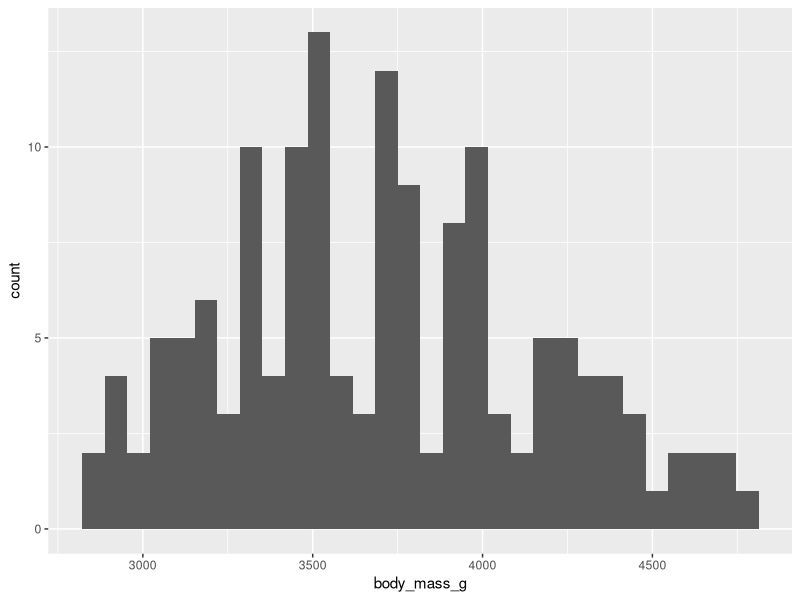
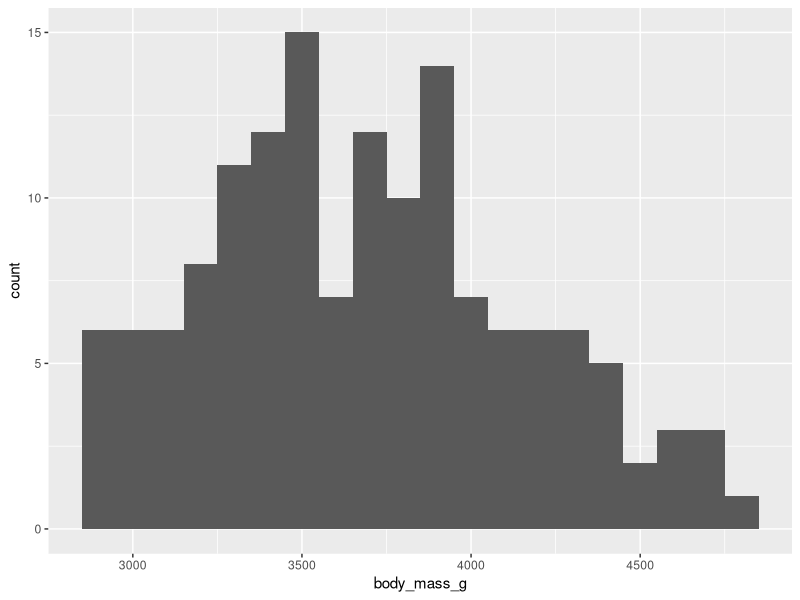
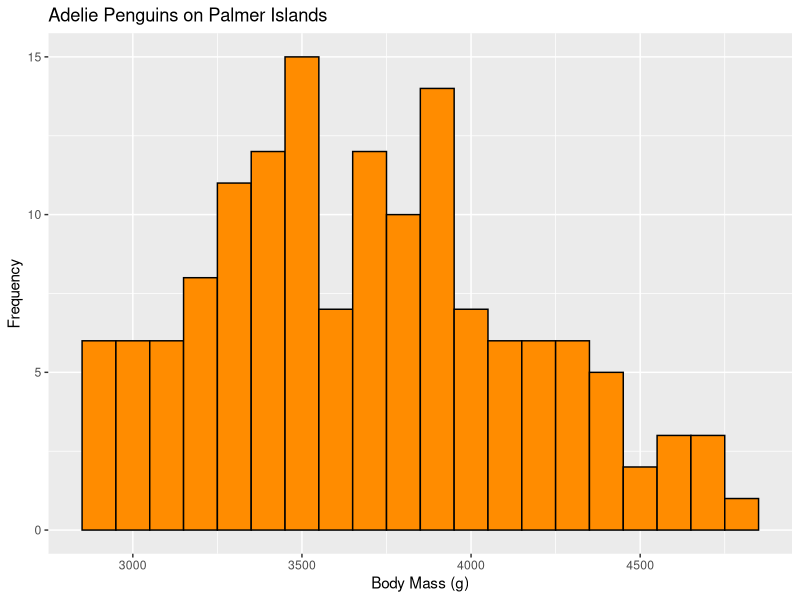
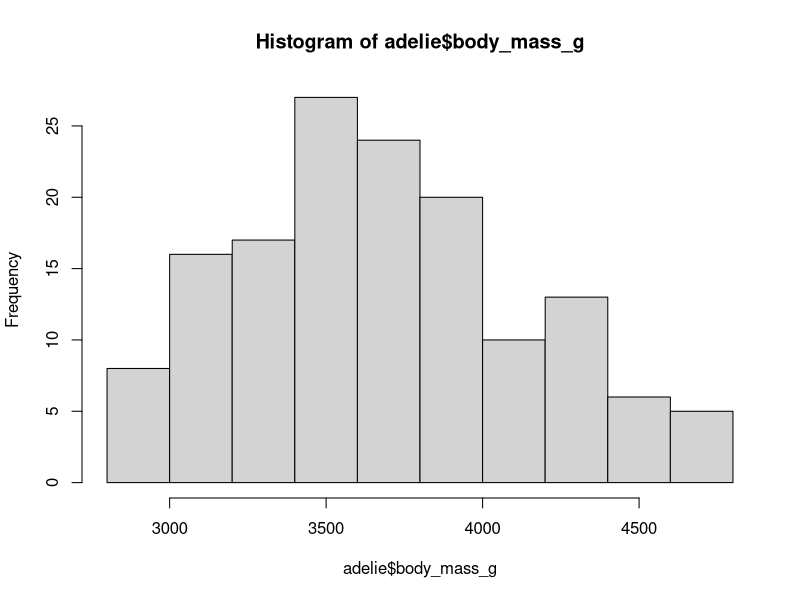
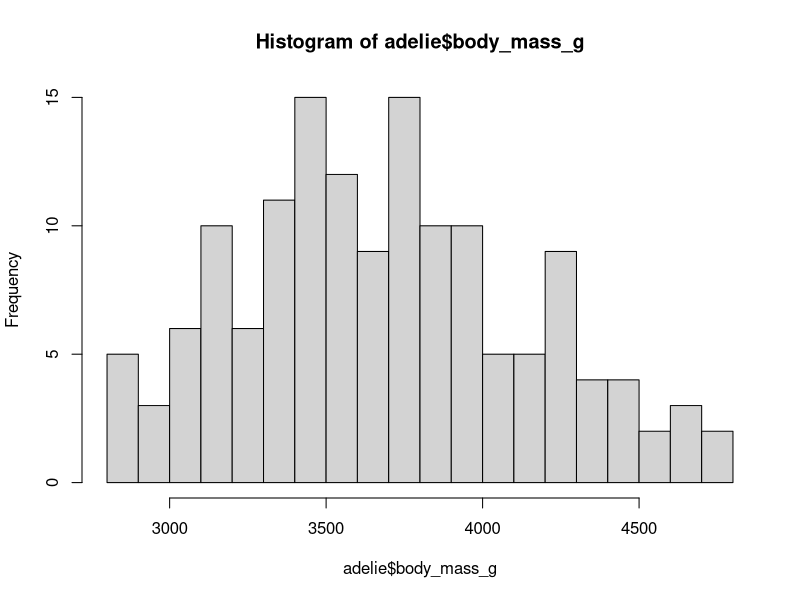
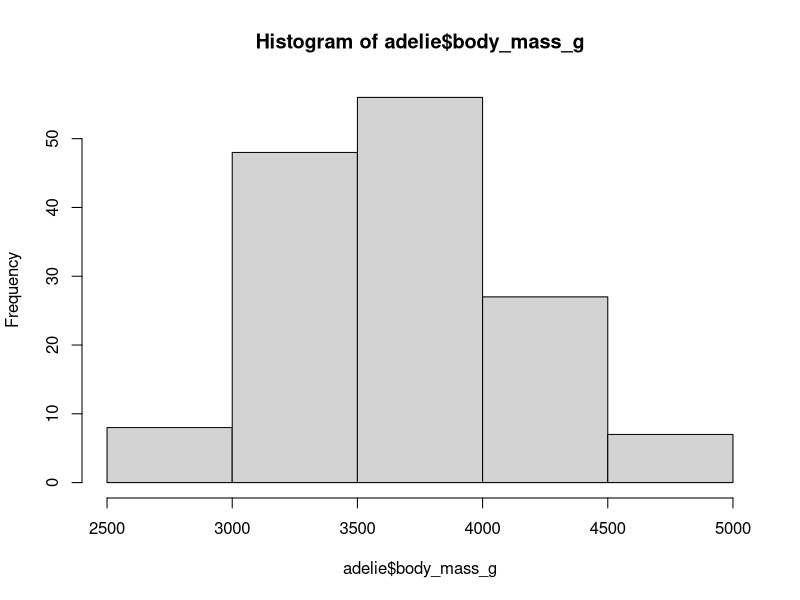
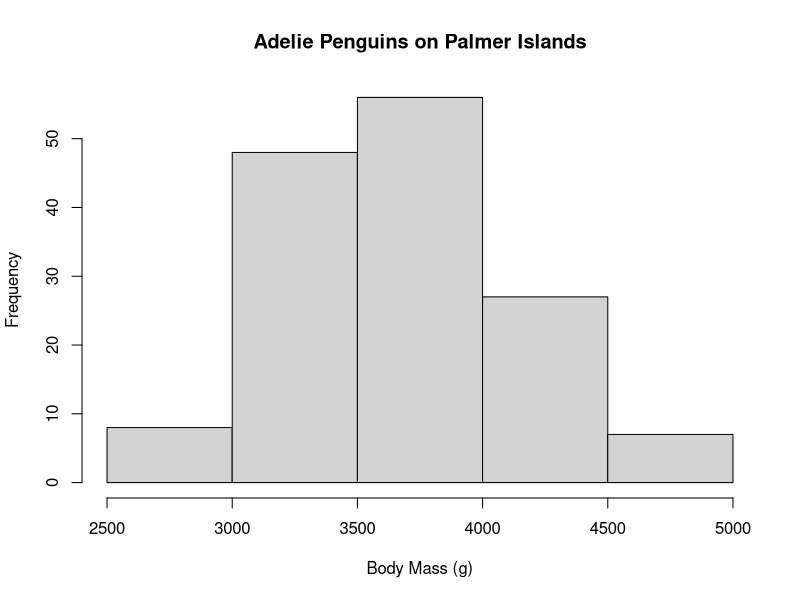
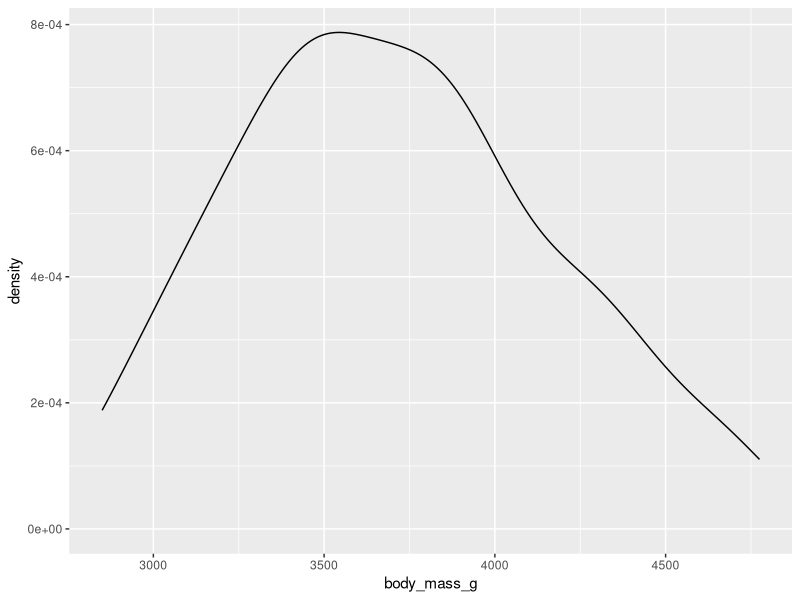

Source code (R) for these figures, in order: (Note: this script raises an error after producing the figures.)
#Types of variables
#Numerical variables can be classified as *Continuous or *Discrete based on 
#  whether or not the variable can take on an infinite number of values or only 
#  non-negative whole numbers, respectively.
#If the variable is categorical, we can determine if it is *ordinal based on 
#  whether or not the levels have a natural ordering.

#Univariate data analysis - distribution of single variable
#Bivariate data analysis - relationship between two variables
#Multivariate data analysis - relationship between many variables at once, 
#   usually focusing on the relationship between two while conditioning for others

library(tidyverse)
library(palmerpenguins)
glimpse(penguins)
#Environment --> Global Environment --> package:palmerpenguins

adelie <- penguins |>
  filter(species == "Adelie") |>
  na.omit()
adelie

#body_mass_g	      numerical, continuous
#bill_length_mm	    numerical, continuous
#bill_depth_mm	    numerical, continuous
#flipper_length_mm	numerical, continuous
#species          	categorical, not ordinal
#island	            categorical, not ordinal
#sex	              categorical, not ordinal
#year	              numerical, discrete

#Describing shapes of numerical distributions
# -shape:
#    -skewness: right-skewed, left-skewed, symmetric (skew is to the side of the
#               longer tail)
#    -modality: unimodal, bimodal, multimodal, uniform
# -center: mean (mean), median (median), mode (not always useful)
# -spread: range (range), standard deviation (sd), inter-quartile range (IQR)
# -unusual observations

#HISTOGRAMS
ggplot(adelie, aes(x = body_mass_g)) +
  geom_histogram()

ggplot(adelie, aes(x = body_mass_g)) +
  geom_histogram(binwidth = 100)

ggplot(adelie, aes(x = body_mass_g)) +
  geom_histogram(binwidth = 100, color = "black", fill = "darkorange") +
  labs( 
    x = "Body Mass (g)", 
    y = "Frequency", 
    title = "Adelie Penguins on Palmer Islands"
  )

hist(adelie$body_mass_g)
hist(adelie$body_mass_g, breaks = 20)
hist(adelie$body_mass_g, breaks = 6) #gives 5

hist(adelie$body_mass_g, breaks = 5,
     xlab = "Body Mass (g)", 
     ylab = "Frequency", 
     main = "Adelie Penguins on Palmer Islands")

#Density Plots
ggplot(adelie, aes(x = body_mass_g)) +
  geom_density()
#Adjusting Density plots
ggplot(adelie, aes(x = body_mass_g)) +
  geom_density(adjust = 0.5)

ggplot(adelie, aes(x = body_mass_g)) +
  geom_density(adjust = 0.9)

ggplot(adelie, aes(x = body_mass_g)) +
  geom_density() #adjust = 1

ggplot(adelie, aes(x = body_mass_g)) +
  geom_density(adjust = 2)

#fancy density plot
ggplot(adelie, aes(x = body_mass_g)) +
  geom_density(adjust = 0.9, fill = "darkred", alpha = 0.5) +
  xlim(2300, 5200) +
  labs( 
    x = "Body Mass (g)", 
    y = "Density", 
    title = "Adelie Penguins on Palmer Islands"
  )


#Density Plot (Base R)
plot(density(adelie$body_mass_g), type = "l")

plot(density(adelie$body_mass_g, adjust = 0.9), type = "l")
#customize
plot(density(adelie$body_mass_g, adjust = 0.9), type = "l",
     xlab = "Body Mass (g)", 
     main = "Adelie Penguins on Palmer Islands")


#BOXPLOTS
ggplot(data = adelie, aes(x = body_mass_g)) +
  geom_boxplot()

ggplot(data = adelie, aes(x = body_mass_g)) +
  geom_boxplot(color = "black", fill = "darkorange") +
  labs( 
    x = "Body Mass (g)", 
    y = NULL, 
    title = "Adelie Penguins on Palmer Islands"
  ) +
  theme( 
    axis.ticks.y = element_blank(), 
    axis.text.y = element_blank() 
  ) 

#BoxPlot Base R
boxplot(adelie$body_mass_g)

boxplot(adelie$body_mass_g,
        ylab = "Body Mass (g)", 
        main = "Adelie Penguins on Palmer Islands")


#What have we learned about the Adelie penguin Body Mass?

#Shape: nearly symmetric, with a slight skew toward larger values. Unimodel
#Center: 3700 g
#Spread:IQR about 600 g
#no unusual observations

#VISUALIZING CATEGORICAL DATA
#Frequencey or Relative Frequency of categorical data distributions
#   most likely category
#   least likely category
#   unusual observations

#BARPLOT
#Bar plot (frequency)
ggplot(adelie, aes(x = island)) +
  geom_bar()

ggplot(adelie, aes(x = island)) +
  geom_bar(aes(y = ..prop.., group = 1))

#Pareto chart
#    focus attention on the highest frequency categories
ggplot(adelie, aes(x = fct_infreq(island))) +
  geom_bar()

ggplot(adelie, aes(x = fct_infreq(island))) +
  geom_bar(aes(y = ..prop.., group = 1))

ggplot(adelie, aes(x = fct_infreq(island))) +
  geom_bar(aes(y = ..prop.., group = 1),
           color = "black", fill = "purple") +
  labs( 
    x = NULL, 
    y = "Proportion", 
    title = "Adelie Penguins on Palmer Islands"
  )

#What have we learned about the Adelie penguin Location?

#Found in all three islands
#While approximately equally distributed, slightly more on Dream


#Lecture Review
# Visualizing numerical data: histograms, density plots, box plots
# Visualizing categorical data: bar plot, Pareto chart
# Appendix: Assessing Normality - Q-Q plots, drawing Normal on density plot,  
#                                 Normality Goodness of Fit Test

#Q-Q plot
ggplot(data = adelie, aes(sample = body_mass_g)) +
  geom_qq() +
  geom_qq_line()
#customize
ggplot(data = adelie, aes(sample = body_mass_g)) +
  geom_qq() +
  geom_qq_line() +
  labs( 
    y = "Body Mass (g)", 
    title = "Q-Q plot",
    subtitle = "dots linear if Normally distributed",
    caption = "Adelie Penguins on Palmer Islands"
  ) 

#Q-Q plot (base R)
qqnorm(adelie$body_mass_g)
qqline(adelie$body_mass_g)

#Overlay Normal PDF on Density Plot
ggplot(adelie, aes(x = body_mass_g)) +
  geom_density(adjust = 0.9) +
  stat_function(fun = dnorm,
                args = list(mean = mean(adelie$body_mass_g),
                            sd = sd(adelie$body_mass_g)),
                col = "royalblue") +
  xlim(2300, 5200) +
  labs( 
    x = "Body Mass (g)", 
    y = "Density", 
    title = "Adelie Penguins on Palmer Islands"
  )

#Overlay in base R
plot(density(adelie$body_mass_g, adjust = 0.9), type = "l",
     xlab = "Body Mass (g)", 
     main = "Adelie Penguins on Palmer Islands")
curve(dnorm(x, 
            mean = mean(adelie$body_mass_g), 
            sd = sd(adelie$body_mass_g)), 
      col = "royalblue", add=TRUE)


#Normality Goodness of Fit Test
#    Ho: Normally Distributed
#    If we reject Ho (small p-value) then non-normal
#    If we fail to reject (large p-value) then assume normality

#Normality Goodness of Fit Test
shapiro.test(adelie$body_mass_g)
# Shapiro-Wilk normality test
data:  adelie$body_mass_g
W <- 0.98116 
p-value <- 0.04232

ks.test(adelie$body_mass_g, 
        "pnorm", mean(adelie$body_mass_g), 
        sd(adelie$body_mass_g) )

# Asymptotic one-sample Kolmogorov-Smirnov test
data:  adelie$body_mass_g
D <- 0.07162
p-value <- 0.4423
#alternative hypothesis: two-sided

#Conclude Adelie penguin Body Mass is approximately normal

